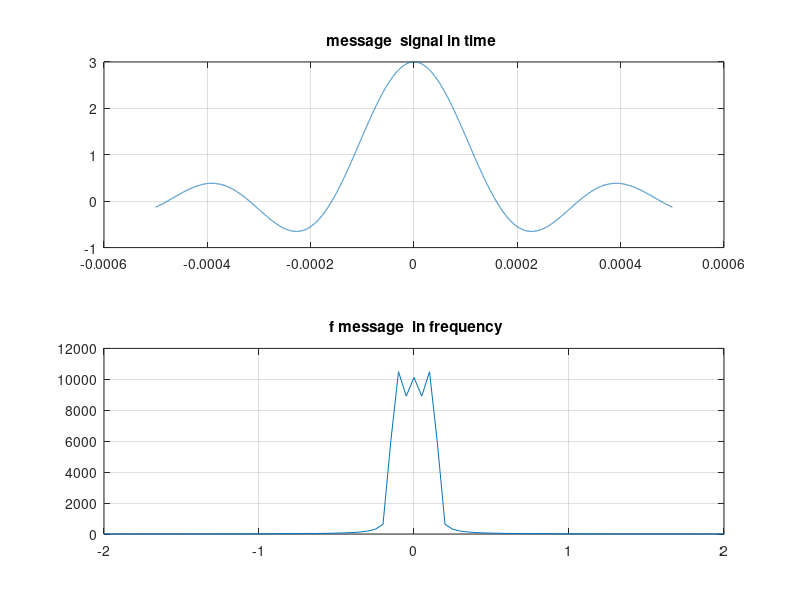
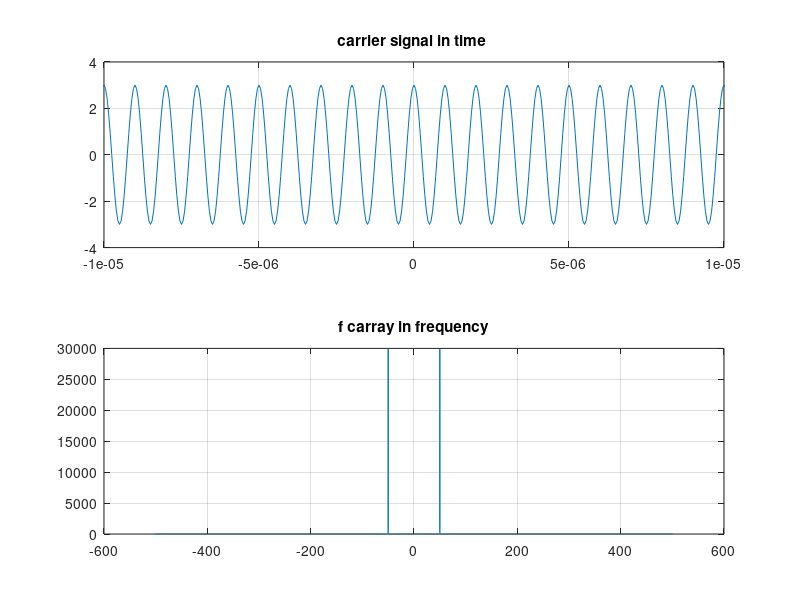
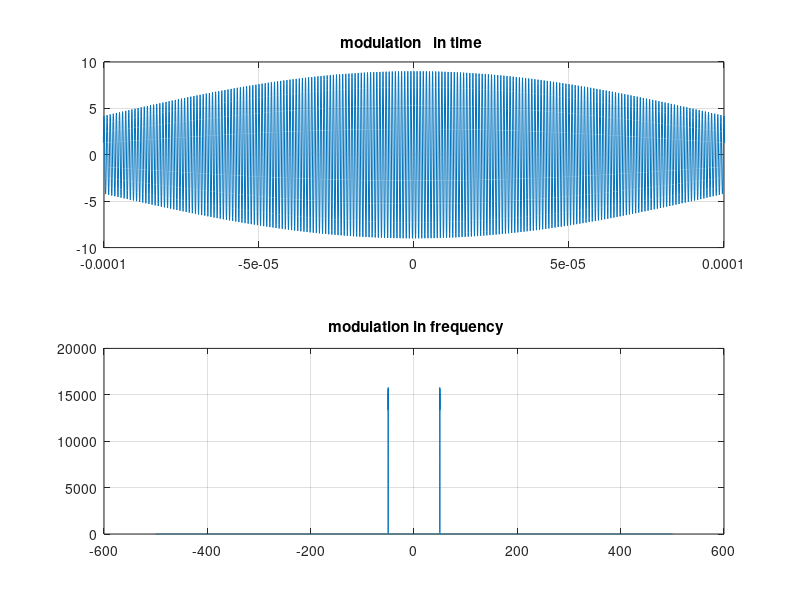
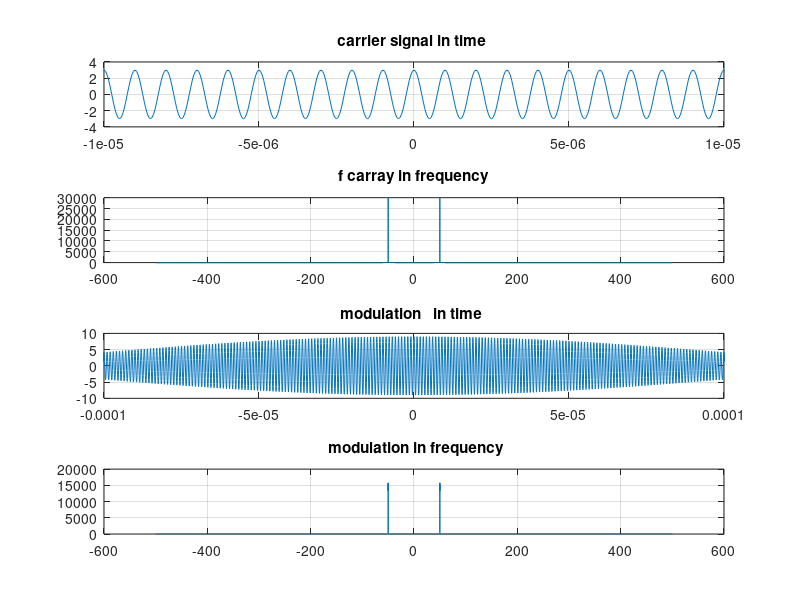

Reproduce these figures in MATLAB, in order.

                                %   DSB-SC modualtion 
                                
%Data signal is sinc signal with 1000 Hz and 3 volt
%amplitude, while carrier signal is also cos signal
%with 1 MHz and 3 volt  

                                
  pkg load signal ;              %  load signal  package   
  
  
                                                       
fm=1000;                                                          %     message frequency 
fc=1000000;                                                       %      carrier  frequency 
st=1/(20*fc) ;                                                     % sample rate
t=-.0005:st:.0005;                           



    %  modualtion   
    
                                                   
m=3*sinc(2*pi*fm*t);                             % the message 
c=3*cos(2*pi*fc*t);                              % the carrier 
s=m.*c;                                         %  s




%%%%  demoduation    

r=s.*c;                            %   after demodulted     r(t)




%%%    using  low pass filter   


lf=fir1(100,125/1000000);



%lf=fir1(1000,[0 .1]);

low_filter_r=filter(lf,4.5,r);






%  converting  to  frequency  domain  

f=linspace(-fm/2,fm/2,length(t));               %  calcuting  the frequency


m_freq=fftshift(fft(m));                        % message  in frequency  domain

c_freq=fftshift(fft(c));                        % carray  in frequency domain

s_freq=fftshift(fft(s));                      % s   in frequency domain



r_freq=fftshift(fft(r));                      %   r  in frequency  domain


low_filter_r_freq=fftshift(fft(low_filter_r));   %   r  after LPF in frequency domain




%%%%%%%%%%%%%%% checking points   %%%%%%%%%%%%%%%%%%%%%%%%%%%%%%%%%%%%%


%   1st check point    displaying the data and carrier signal in time and  frequency domain before modulation.

figure    %  message 

subplot(2,1,1);plot(t,m);title("message  signal in time ");grid on ;  
subplot(2,1,2);plot(f,abs(m_freq));title(" f message  in frequency"); grid on ;  axis([-2 2 ]);

figure    %  carrier  

subplot(2,1,1);plot(t,c);title("carrier signal in time ");  grid on ;    axis( [-10/fc 10/fc -4 4 ] );
subplot(2,1,2);plot(f,abs(c_freq));title("f carray in frequency"); grid on ;




%  2nd check point, displaying the modulated signal in time and frequency domain after modulation.

figure     % modulated  signal  s 

subplot(2,1,1);plot(t,s);title("modulation   in time ");grid on ;    axis( [-100/fc 100/fc -10 10 ] );    
subplot(2,1,2);plot(f,abs(s_freq));title(" modulation in frequency"); grid on ;



% 3rd check point, displaying efficiency of the technique.



% 4th check point, displaying the modulated and carrier signal in time and
% frequency domain before demodulation.
  
  
  figure 
  
subplot(4,1,1);plot(t,c);title("carrier signal in time ");  grid on ;    axis( [-10/fc 10/fc -4 4 ] );
subplot(4,1,2);plot(f,abs(c_freq));title("f carray in frequency"); grid on ;

subplot(4,1,3);plot(t,s);title("modulation   in time ");grid on ;    axis( [-100/fc 100/fc -10 10 ] );    
subplot(4,1,4);plot(f,abs(s_freq));title(" modulation in frequency"); grid on ;



%% 5th check point, displaying the received signals in time and frequency domain after demodulation.

figure 

subplot(2,1,1) ,plot(t,r),title("r(t) at time "); grid on ;
subplot(2,1,2) ,plot(f,abs(r_freq)),title("r(t) at frequency"); grid on ; 




%%  6th check point, displaying the received signals in time and frequency
%%   domain after using appropriate filter.

figure 

subplot(2,1,1) ,plot(t,low_filter_r),title(" recived  sing in time domain \" final\" "); grid on ;
subplot (2,1,2),plot(f,abs(low_filter_r_freq)) ,title ("recived signal in frequency domain ");grid on ; axis ([-2 2]);


%%  7 th check point, removing any DC offset and displaying the received
%%  signals in time and frequency domain.

%%%  in dsb-sc there is no  dc 




%%%  final  check  ploting message   before and after  modualtion  

figure
 
plot(t,m,"g", t,low_filter_r,"r");title("ploting message   before and after  modualtion  ");grid on ;